Frame 1 (no input): blank canvas, image omitted
Frame 60 (the mouse pressed at the canvas centre just before this capture): blank canvas, image omitted
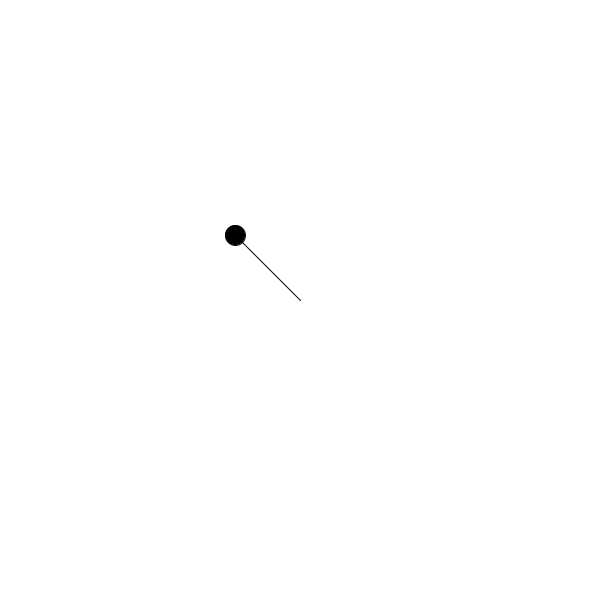
Frame 120 (the mouse held since frame 60 and released just before this capture)

The Processing sketch whose frames 1 and 60 were blank and that drew this single picture after the mouse press (run headless with seeded random() and noise(); from frame 60 on, the mouse is pressed at the canvas centre):

// Processing sketch: Spring
// ── Spring.pde

Springy s;
boolean pressed;

void setup() {
  size(600, 600);
  
  s = new Springy();
  
  fill(0);
}

void draw() {
  background(255);
  
  if(pressed){
    s.acc.set(PVector.sub(new PVector(mouseX, mouseY), s.pos)).mult(0.01);
    line(s.pos.x, s.pos.y, mouseX, mouseY);
  }
  
  s.update();
  s.draw();
}

void mousePressed(){
  pressed = true;
}

void mouseReleased(){
  pressed = false;
}

class Springy {
  PVector pos = new PVector();
  PVector vel = new PVector();
  PVector acc = new PVector();
  
  void update(){
    
    pos.add(vel);
    
    vel.add(acc);
    vel.mult(0.95);
    
  }
  
  void draw(){
    circle(pos.x, pos.y, 20);
  }
}
